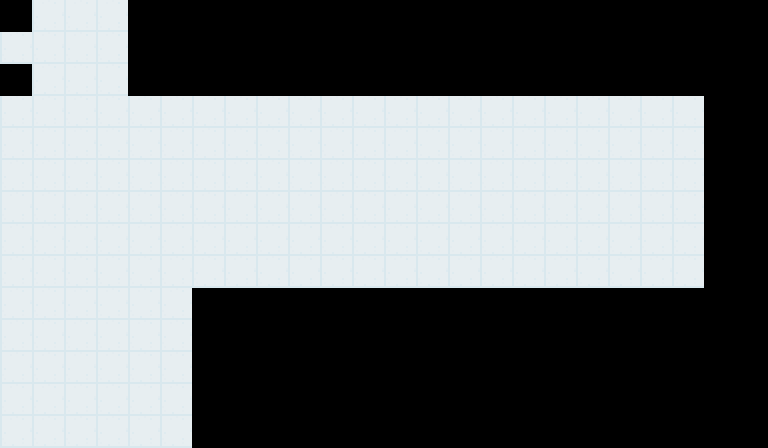

Tiled map render using the project's own tile images. Description and the whole map definition, tile-layer contents included, below:
An orthogonal 24x14 tile map with 32x32 px tiles, 1 tile layer (Tile Layer 1), 12 tilesets and 77 objects (laser1).

<map version="1.2" tiledversion="1.2.3" orientation="orthogonal" renderorder="right-down" width="24" height="14" tilewidth="32" tileheight="32" infinite="0" nextlayerid="3" nextobjectid="99">
 <tileset firstgid="1" source="FloorTile.tsx" />
 <tileset firstgid="10" source="Guard.tsx" />
 <tileset firstgid="11" source="Player.tsx" />
 <tileset firstgid="12" source="Box2.tsx" />
 <tileset firstgid="13" source="Objective.tsx" />
 <tileset firstgid="14" source="Laser.tsx" />
 <tileset firstgid="15" source="DeskRight.tsx" />
 <tileset firstgid="19" source="wallgreen.tsx" />
 <tileset firstgid="20" source="keys.tsx" />
 <tileset firstgid="24" source="walls.tsx" />
 <tileset firstgid="28" source="doors.tsx" />
 <tileset firstgid="262" source="tutorialtemp.tsx" />
 <layer id="1" name="Tile Layer 1" width="24" height="14">
  <data encoding="csv">
0,1,1,1,0,0,0,0,0,0,0,0,0,0,0,0,0,0,0,0,0,0,0,0,
1,1,1,1,0,0,0,0,0,0,0,0,0,0,0,0,0,0,0,0,0,0,0,0,
0,1,1,1,0,0,0,0,0,0,0,0,0,0,0,0,0,0,0,0,0,0,0,0,
1,1,1,1,1,1,1,1,1,1,1,1,1,1,1,1,1,1,1,1,1,1,0,0,
1,1,1,1,1,1,1,1,1,1,1,1,1,1,1,1,1,1,1,1,1,1,0,0,
1,1,1,1,1,1,1,1,1,1,1,1,1,1,1,1,1,1,1,1,1,1,0,0,
1,1,1,1,1,1,1,1,1,1,1,1,1,1,1,1,1,1,1,1,1,1,0,0,
1,1,1,1,1,1,1,1,1,1,1,1,1,1,1,1,1,1,1,1,1,1,0,0,
1,1,1,1,1,1,1,1,1,1,1,1,1,1,1,1,1,1,1,1,1,1,0,0,
1,1,1,1,1,1,0,0,0,0,0,0,0,0,0,0,0,0,0,0,0,0,0,0,
1,1,1,1,1,1,0,0,0,0,0,0,0,0,0,0,0,0,0,0,0,0,0,0,
1,1,1,1,1,1,0,0,0,0,0,0,0,0,0,0,0,0,0,0,0,0,0,0,
1,1,1,1,1,1,0,0,0,0,0,0,0,0,0,0,0,0,0,0,0,0,0,0,
1,1,1,1,1,1,0,0,0,0,0,0,0,0,0,0,0,0,0,0,0,0,0,0
</data>
 </layer>
 <objectgroup id="2" name="Object Layer 1">
  <object id="3" template="Guard.tx" x="64" y="64">
   <properties>
    <property name="direction" value="left" />
    <property name="lightAngle" type="float" value="0" />
    <property name="path" value="[2,12]" />
   </properties>
  </object>
  <object id="12" template="Player.tx" x="64" y="384" />
  <object id="15" template="Box2.tx" x="32" y="288" />
  <object id="18" template="Laser.tx" name="laser1" x="512" y="224" width="3" height="96">
   <properties>
    <property name="timetolive" type="int" value="-1" />
   </properties>
  </object>
  <object id="19" template="decoratives/DeskLeft.tx" x="32" y="64" />
  <object id="20" template="GreenWall.tx" x="0" y="32" />
  <object id="21" template="GreenWall.tx" x="0" y="64" />
  <object id="22" template="GreenWall.tx" x="0" y="96" />
  <object id="23" template="GreenWall.tx" x="0" y="128" />
  <object id="24" template="GreenWall.tx" x="0" y="160" />
  <object id="25" template="GreenWall.tx" x="0" y="192" />
  <object id="26" template="GreenWall.tx" x="0" y="256" />
  <object id="27" template="GreenWall.tx" x="0" y="224" />
  <object id="28" template="GreenWall.tx" x="0" y="288" />
  <object id="29" template="GreenWall.tx" x="0" y="320" />
  <object id="30" template="GreenWall.tx" x="0" y="352" />
  <object id="31" template="GreenWall.tx" x="0" y="384" />
  <object id="32" template="GreenWall.tx" x="0" y="416" />
  <object id="33" template="GreenWall.tx" x="0" y="448" />
  <object id="34" template="GreenWall.tx" x="32" y="448" />
  <object id="35" template="GreenWall.tx" x="128" y="448" />
  <object id="37" template="GreenWall.tx" x="160" y="448" />
  <object id="38" template="GreenWall.tx" x="160" y="320" />
  <object id="39" template="GreenWall.tx" x="160" y="352" />
  <object id="40" template="GreenWall.tx" x="160" y="384" />
  <object id="41" template="GreenWall.tx" x="160" y="416" />
  <object id="42" template="GreenWall.tx" x="160" y="288" />
  <object id="43" template="GreenWall.tx" x="192" y="288" />
  <object id="44" template="GreenWall.tx" x="224" y="288" />
  <object id="45" template="GreenWall.tx" x="256" y="288" />
  <object id="46" template="GreenWall.tx" x="288" y="288" />
  <object id="47" template="GreenWall.tx" x="352" y="288" />
  <object id="48" template="GreenWall.tx" x="320" y="288" />
  <object id="49" template="GreenWall.tx" x="384" y="288" />
  <object id="50" template="GreenWall.tx" x="416" y="288" />
  <object id="51" template="GreenWall.tx" x="448" y="288" />
  <object id="52" template="GreenWall.tx" x="480" y="288" />
  <object id="53" template="GreenWall.tx" x="512" y="288" />
  <object id="54" template="GreenWall.tx" x="544" y="288" />
  <object id="55" template="GreenWall.tx" x="576" y="288" />
  <object id="56" template="GreenWall.tx" x="608" y="288" />
  <object id="57" template="GreenWall.tx" x="640" y="288" />
  <object id="58" template="GreenWall.tx" x="672" y="288" />
  <object id="59" template="GreenWall.tx" x="672" y="128" />
  <object id="60" template="GreenWall.tx" x="672" y="160" />
  <object id="61" template="GreenWall.tx" x="672" y="192" />
  <object id="62" template="GreenWall.tx" x="672" y="224" />
  <object id="63" template="GreenWall.tx" x="672" y="256" />
  <object id="64" template="GreenWall.tx" x="96" y="128" />
  <object id="65" template="GreenWall.tx" x="128" y="128" />
  <object id="66" template="GreenWall.tx" x="160" y="128" />
  <object id="67" template="GreenWall.tx" x="192" y="128" />
  <object id="68" template="GreenWall.tx" x="224" y="128" />
  <object id="69" template="GreenWall.tx" x="256" y="128" />
  <object id="70" template="GreenWall.tx" x="288" y="128" />
  <object id="71" template="GreenWall.tx" x="352" y="128" />
  <object id="72" template="GreenWall.tx" x="320" y="128" />
  <object id="73" template="GreenWall.tx" x="384" y="128" />
  <object id="74" template="GreenWall.tx" x="416" y="128" />
  <object id="75" template="GreenWall.tx" x="448" y="128" />
  <object id="77" template="GreenWall.tx" x="480" y="128" />
  <object id="78" template="GreenWall.tx" x="512" y="128" />
  <object id="79" template="GreenWall.tx" x="544" y="128" />
  <object id="80" template="GreenWall.tx" x="576" y="128" />
  <object id="81" template="GreenWall.tx" x="640" y="128" />
  <object id="82" template="GreenWall.tx" x="608" y="128" />
  <object id="83" template="GreenWall.tx" x="32" y="128" />
  <object id="84" template="GreenWall.tx" x="96" y="96" />
  <object id="85" template="GreenWall.tx" x="96" y="64" />
  <object id="87" template="GreenWall.tx" x="96" y="32" />
  <object id="88" template="GreenWall.tx" x="32" y="32" />
  <object id="89" template="GreenWall.tx" x="64" y="32" />
  <object id="90" template="RedKey.tx" x="640" y="192">
   <properties>
    <property name="lasers" value="laser1" />
   </properties>
  </object>
  <object id="93" template="GreenWall.tx" x="96" y="448" />
  <object id="94" template="exits/green/Exit.tx" x="64" y="448" />
  <object id="95" template="Tutorial.tx" x="128" y="384">
   <properties>
    <property name="text" value="Press space to pick up the box!" />
   </properties>
  </object>
  <object id="97" template="Tutorial.tx" x="416" y="160">
   <properties>
    <property name="text" value="Boxes can block the guards' view!" />
   </properties>
  </object>
 </objectgroup>
</map>
